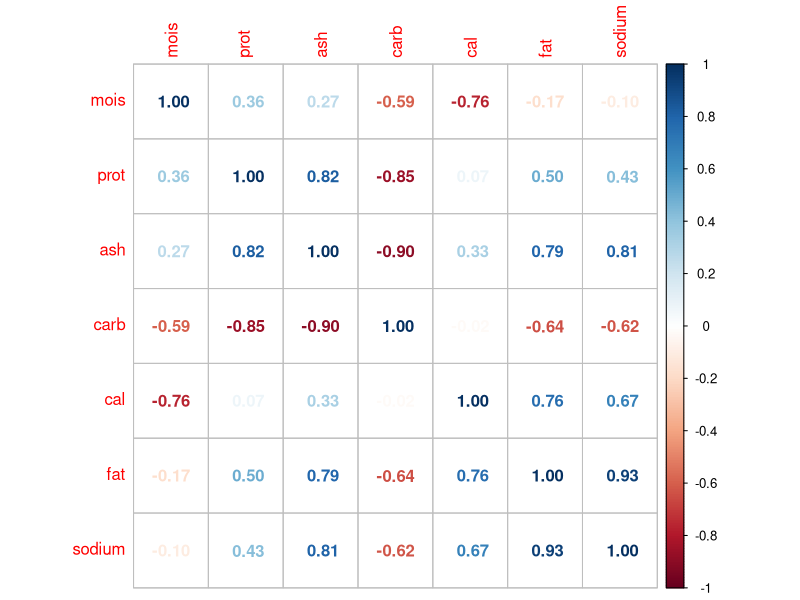
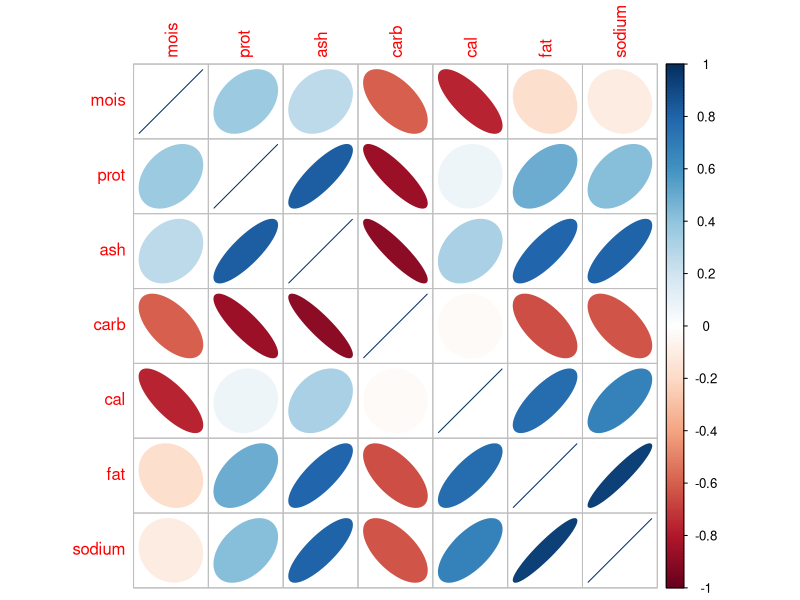
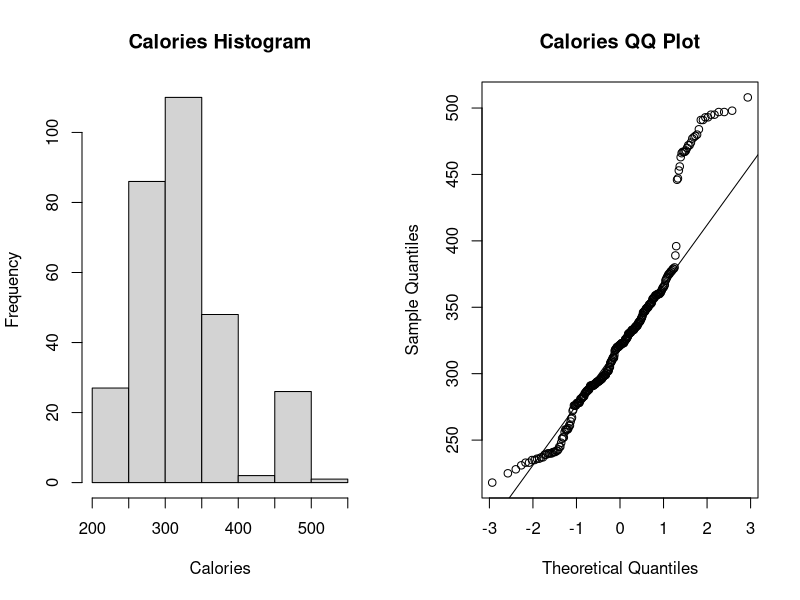
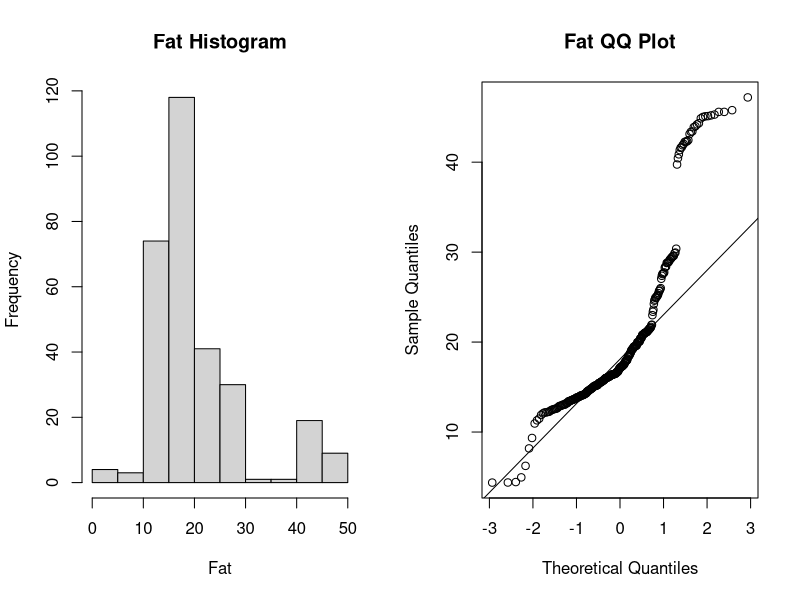
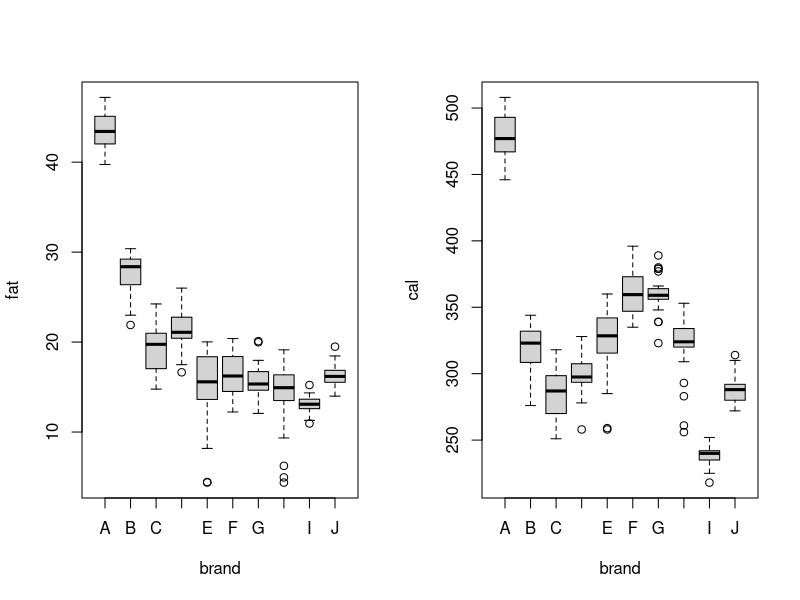
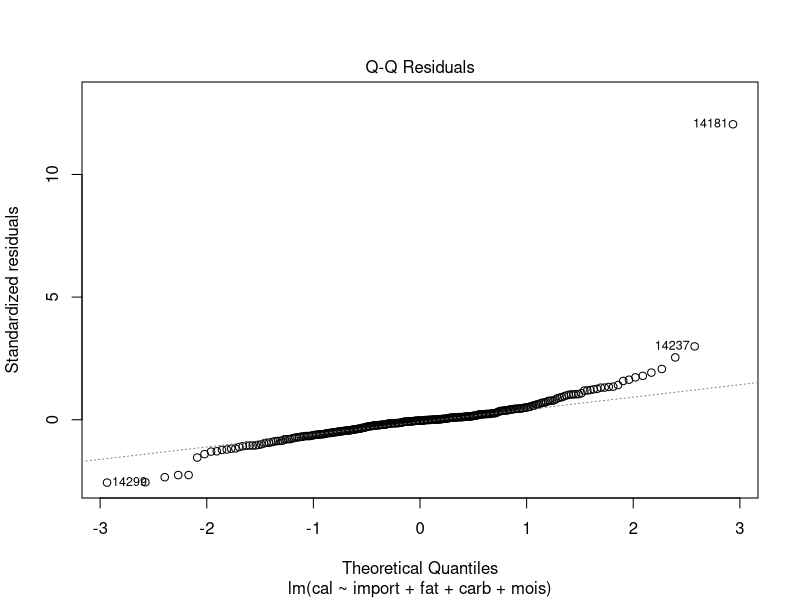

Source code (R) for these figures, in order:
## ---- chunk 1
knitr::opts_chunk$set(echo = T, warning = F, message = F)
## ---- chunk 2
hyp <- function(a, b){
  return(round(sqrt(a^2 + b^2), digits = 2))
}

a <- 7
b <- 10

print(paste("The hypotenuse of a triangle with sides", a, "and", b, "is", hyp(a, b)))
## ---- chunk 3
Pizza <- read.table("../../../Dataset/PizzaCal.csv", header = T, row.names = 1, sep = ",")
head(Pizza)
## ---- chunk 4
class(Pizza)

class(Pizza$cal)

class(Pizza$fat)

class(Pizza$brand)
## ---- chunk 5

Pizza.mat <- as.matrix(Pizza[, 3:9]) 

class(Pizza.mat)

head(Pizza.mat)
## ---- chunk 6
summary(Pizza)

library(psych)
describe(Pizza)[3:9, 1:9]
## ---- chunk 7
Pizza.cor <- cor(Pizza.mat)

library(corrplot)
corrplot(Pizza.cor, method = "number", order = "hclust")
corrplot(Pizza.cor, method = "ellipse", order = "hclust")
## ---- chunk 8
par(mfrow = c(1, 2))

hist(Pizza$cal, main = "Calories Histogram", xlab = "Calories")

qqnorm(Pizza$cal, main = "Calories QQ Plot")
qqline(Pizza$cal)

hist(Pizza$fat, main = "Fat Histogram", xlab = "Fat")

qqnorm(Pizza$fat, main = "Fat QQ Plot")
qqline(Pizza$fat)

par(mfrow = c(1, 1))
## ---- chunk 9
par(mfrow = c(1, 2))

boxplot(fat~brand, data = Pizza)

boxplot(cal~brand, data = Pizza)

par(mfrow = c(1, 1))
## ---- chunk 10
aov.fat <- aov(fat ~ brand, data = Pizza) # ANOVA - fat by brand
aov.cal <- aov(cal ~ brand, data = Pizza) # ANOVA - cal by brand

# Get the summaries of the ANOVA table
summary(aov.fat)
cat("\n") # The function cat concatenates and prints strings and "\n" is the code for a new line.
summary(aov.cal)
## ---- chunk 11

fit.simple <- lm(cal ~ fat, data = Pizza)
summary(fit.simple)
## ---- chunk 12
fit.dummy <- lm(cal ~ import + fat, data = Pizza)
summary(fit.dummy)
## ---- chunk 13
fit.full <- lm(cal ~ import + fat + carb + mois, data = Pizza)
summary(fit.full)
## ---- chunk 14
plot(fit.full, which = 2)
## ---- chunk 15
anova(fit.simple, fit.dummy, fit.full)
